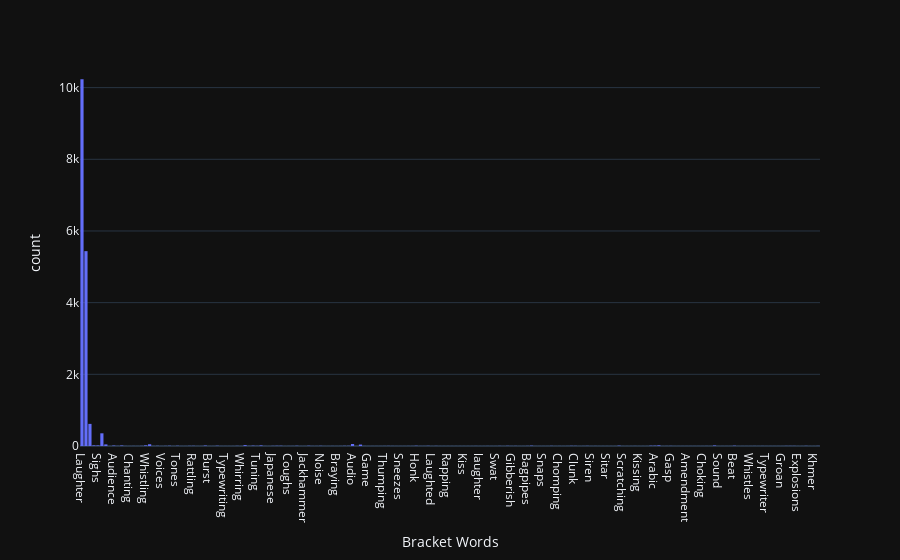

The notebook cell saved with this chart:
### Code cell
transcripts = transcripts_df['transcript']
display_doc(transcripts[11], random_start=True)

# We see that the transcripts include audience interactions in brackets eg.
# (Laughter) (Applause)
# These words might be confusing and might distract the LLMs from learning
# to speak like an educator/ted-talker
# Let's confirm using regex:

bracket_words = {}
all_bracket_words = []
for t in transcripts:
    for b_word in re.findall(r"\(([A-Za-z]+)\)", t):
        if b_word not in bracket_words:
            bracket_words[b_word] = 1
        else:
            bracket_words[b_word] += 1
        all_bracket_words.append(b_word)

bracket_hist = px.histogram(all_bracket_words, template="plotly_dark")
bracket_hist.update_layout(showlegend=False, xaxis_title="Bracket Words")
bracket_hist.show()
print(bracket_words.keys())

### Figure 1 — Plotly figure (JSON) as saved in the notebook; plotly's stock layout.template omitted (floating-point values rounded to 4 significant figures; data arrays with more than 128 entries replaced by an {"elided": "..."} marker saying what was removed)
{"data": [{"alignmentgroup": "True", "bingroup": "x", "hovertemplate": "variable=0<br>value=%{x}<br>count=%{y}<extra></extra>", "legendgroup": "0", "marker": {"color": "#636efa", "pattern": {"shape": ""}}, "name": "0", "offsetgroup": "0", "orientation": "v", "showlegend": true, "type": "histogram", "x": {"elided": "17362 str values"}, "xaxis": "x", "yaxis": "y"}], "layout": {"barmode": "relative", "legend": {"title": {"text": "variable"}, "tracegroupgap": 0}, "margin": {"t": 60}, "showlegend": false, "xaxis": {"anchor": "y", "domain": [0, 1], "title": {"text": "Bracket Words"}}, "yaxis": {"anchor": "x", "domain": [0, 1], "title": {"text": "count"}}}}
